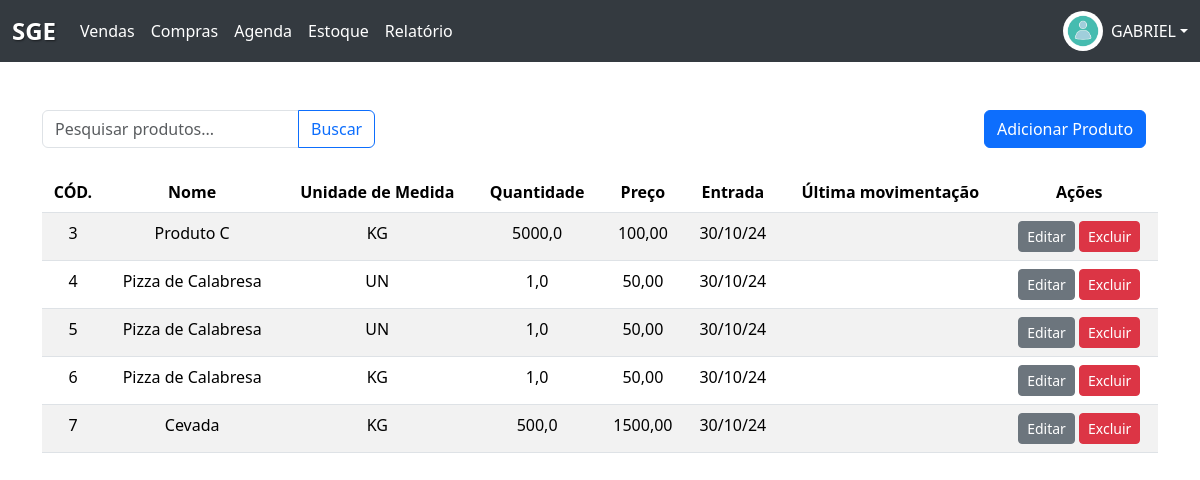
/estoque/ (signed in), run on the app's committed database.
### Produto/models.py (models this page shows, shortened)
class Produto(models.Model):
    UNIDADES_MEDIDA = [
        ('KG', 'Kilograma'),
        ('UN', 'Unidade'),
        ('LT', 'Litro'),
        ('CX', 'Caixa'),
        ('MT', 'Metro'),
    ]
    descricao = models.CharField(max_length=100)
    valor = models.DecimalField(max_digits=10, decimal_places=2)
    unidade_medida = models.CharField(
        max_length=5, choices=UNIDADES_MEDIDA, blank=False, null=False)
    quantidade = models.DecimalField(max_digits=10, decimal_places=1)
    estoque_id = models.ForeignKey(
        Estoque, on_delete=models.CASCADE, related_name='produtos')
    data_joined = models.DateField(
        max_length=timezone.now(), default=timezone.now())

### Estoque/views.py (the view)
# urls.py: path('estoque/', estoque_view, name='estoque'),
def estoque_view(request):
    form = None
    produtos = None
    if request.method == 'POST':
        form = cadastra_produto(request)
    else:
        produtos = busca_produtos(request)
    context = {'produtos': produtos}
    if form:
        context['form'] = form
    return render(request, 'estoque.html', context)

### Produto/views.py (called while the page is built)
def busca_produtos(request):
    if request.method == 'GET':
        colaborador = get_object_or_404(Colaborador, username=request.user)
        organizacao = colaborador.organizacao
        CriaProduto(organizacao=organizacao)
    query = request.GET.get('q', '')
    if query:
        produtos = Produto.objects.filter(
            descricao__icontains=query, estoque_id__organizacao=organizacao)
    else:
        produtos = Produto.objects.filter(estoque_id__organizacao=organizacao)
    return produtos

### Estoque/templates/estoque.html (shortened to what this page needs)
{% extends "base.html"%}
{% load static %}
{%block conteudo%}
<div class="container mt-5">
    <section class="d-flex justify-content-between align-items-center mb-4">
        <form method="GET" action="{% url 'estoque' %}">
            <div class="input-group">
                <input type="text" class="form-control" name="q" placeholder="Pesquisar produtos..."
                    value="{{ request.GET.q }}">
                <button class="btn btn-outline-primary" type="submit">Buscar</button>
            </div>
        </form>
        <div class="col-md-2 text-center">
            <a type="button" class="btn btn-primary" data-bs-toggle="modal" data-bs-target="#productModal">
                Adicionar Produto
            </a>
        </div>
    </section>
    <div class="table-responsive">
        <table class="table table-striped">
            <thead>
                <tr>
                    <th>CÓD.</th>
                    <th>Nome</th>
                    <th>Unidade de Medida</th>
                    <th>Quantidade</th>
                    <th>Preço</th>
                    <th>Entrada</th>
                    <th>Última movimentação</th>
                    <th>Ações</th>
                </tr>
            </thead>
            <tbody>
                {% for produto in produtos %}
                <tr id="{{ produto.id }}">
                    <td data-field="id">{{ produto.id }}</td>
                    <td class="editavel" data-field="descricao">{{ produto.descricao }}</td>
                    <td class="editavel" data-field="unidade_medida">{{ produto.unidade_medida }}</td>
                    <td class="editavel" data-field="quantidade">{{ produto.quantidade }}</td>
                    <td class="editavel" data-field="valor">{{ produto.valor }}</td>
                    <td>{{ produto.data_joined|date:"d/m/y" }}</td>
                    <td>{{ produto.data_saida }}</td>
                    <td>
                        <button type="button" class="btn btn-sm btn-secondary btn-editar">Editar</button>
                        <button type="button" class="btn btn-sm btn-danger btn-delete" data-bs-toggle="modal"
                            data-bs-target="#confirmDeleteModal" data-produto-id="{{ produto.id }}">
                            Excluir
                        </button>
                    </td>
                </tr>
                {% empty %}
                <tr>
                    <td colspan="8" class="text-center">Nenhum produto encontrado</td>
                </tr>
                {% endfor %}
            </tbody>
        </table>
    </div>
</div>
{%endblock%}

### templates/base.html (shortened to what this page needs)
<!DOCTYPE html>
<html lang="en">
<head>
  {% load static %}
  <link href="https://cdn.jsdelivr.net/npm/bootstrap@5.3.3/dist/css/bootstrap.min.css" rel="stylesheet"
>
  <link rel="stylesheet" href="{% static 'styles/base.css' %}">
</head>
<body class="text-center">
  {% block navbar %}
  <nav class="navbar navbar-expand-lg navbar-custom">
    <div class="container-fluid">
      <a class="navbar-brand" href="/home">SGE</a>
      <div class="collapse navbar-collapse" id="navbarNav">
        <ul class="navbar-nav me-auto">
          <li class="nav-item">
            <a class="nav-link" href="{% url 'vendas' %}">Vendas</a>
          </li>
          <li class="nav-item">
            <a class="nav-link" href="#">Compras</a>
          </li>
          <li class="nav-item">
            <a class="nav-link" href="#">Agenda</a>
          </li>
          <li class="nav-item">
            <a class="nav-link" href="{% url 'estoque' %}">Estoque</a>
          </li>
          <li class="nav-item">
            <a class="nav-link" href="#">Relatório</a>
          </li>
        </ul>
        <div class="dropdown">
          <a href="#" class="d-flex align-items-center text-white text-decoration-none dropdown-toggle"
            id="dropdownUser1" data-bs-toggle="dropdown" aria-expanded="false">
            <img src="{% static 'assets/user_image.jpg' %}" alt="User Image" width="40" height="40"
              class="rounded-circle">
            <span class="ms-2">{{user.first_name}}</span>
          </a>
        </div>
      </div>
    </div>
  </nav>
  {% endblock %}
  {% block conteudo %}
  {% endblock %}
</body>
</html>

### static/styles/base.css (style rules this page uses)
.navbar-brand { font-size: 1.5rem; font-weight: bold; color: white; text-shadow: 1px 1px 2px rgba(0, 0, 0, 0.5); }
.navbar-custom { background-color: #343a40; }
.navbar-custom .navbar-brand, .navbar-custom .nav-link { color: white; }

### data on the page
Produto: id "3", descricao "Produto C", unidade_medida "KG", quantidade "5000,0", valor "100,00", data_joined "30/10/24"
Produto: id "4", descricao "Pizza de Calabresa", unidade_medida "UN", quantidade "1,0", valor "50,00", data_joined "30/10/24"
Produto: id "5", descricao "Pizza de Calabresa", unidade_medida "UN", quantidade "1,0", valor "50,00", data_joined "30/10/24"
Produto: id "6", descricao "Pizza de Calabresa", unidade_medida "KG", quantidade "1,0", valor "50,00", data_joined "30/10/24"
Produto: id "7", descricao "Cevada", unidade_medida "KG", quantidade "500,0", valor "1500,00", data_joined "30/10/24"

### other printed values
{{ user.first_name }} "GABRIEL"
